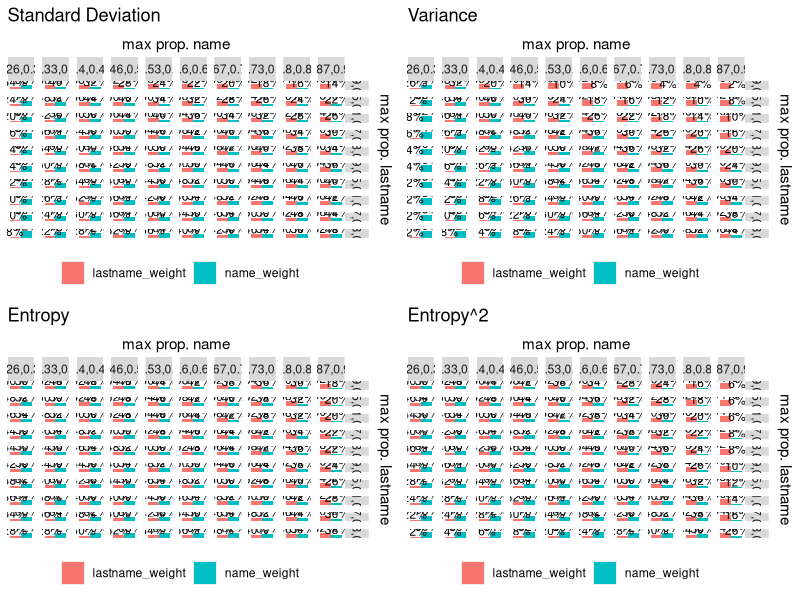
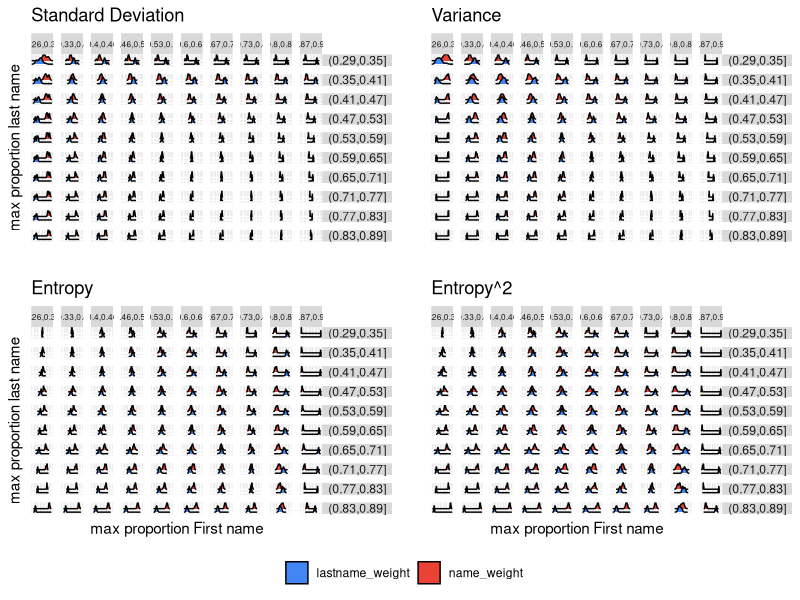
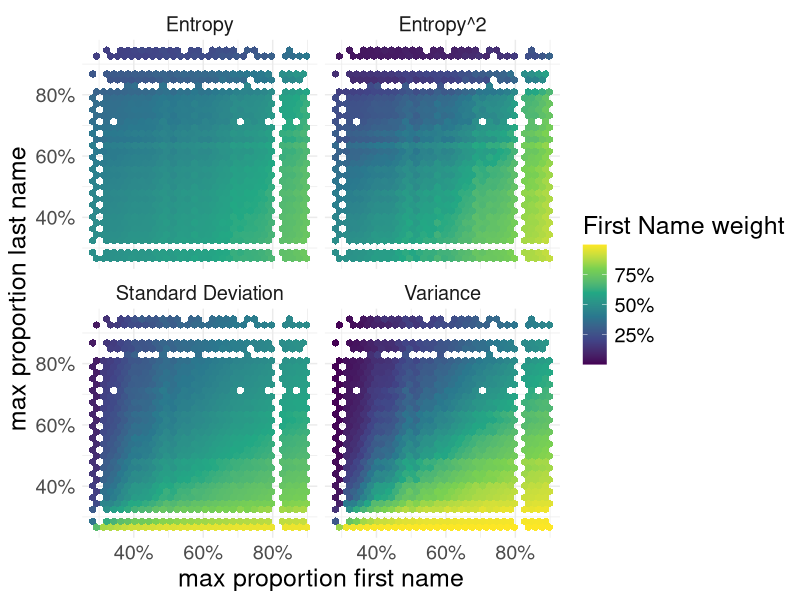
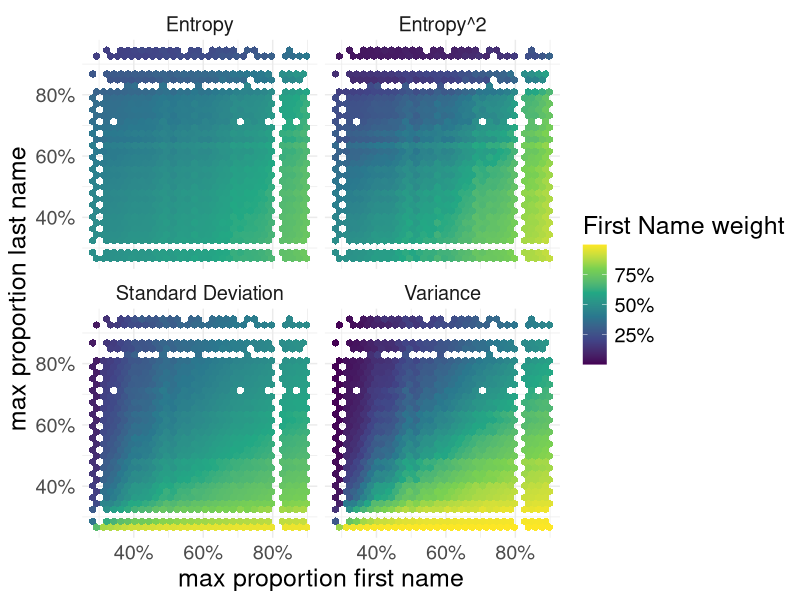

Reproduce these figures in R, in order.
## ---- chunk 1

knitr::opts_chunk$set(
  message = FALSE,warning = FALSE, fig.width = 6, fig.height = 6)
## ---- chunk 2
#library(e1071)  
library(MCMCpack)
library(tidyverse)
library(ggridges)
library(ggthemes)
library(gridExtra)
set.seed(1234)
## ---- chunk 3
weighting_scheme_sd <- function(name, lastname, exp = 1){
  
  name_sd <- sd(name)^exp
  lastname_sd <- sd(lastname)^exp
  
  total <- name_sd+lastname_sd
  
  if (total==0) {
    name_sd = lastname_sd =1
    total=2
  }
  
  name_weight <- name_sd/total
  lastname_weight <- lastname_sd/total
  
  c('name_weight'=name_weight,'lastname_weight'=lastname_weight)
}
## ---- chunk 4
entropy <- function(vec){
  vec<-vec[vec>0]
  -sum(vec * log2(vec))}
## ---- chunk 5
weighting_scheme_entropy <- function(name, lastname, exp=1){
  
  name_e <- entropy(name)^exp
  lastname_e <- entropy(lastname)^exp

  total <- name_e+lastname_e
  
  if (total==0) {
    name_e = lastname_e =1
    total=2
  }
  
  name_weight <- 1- name_e/total
  lastname_weight <- 1- lastname_e/total
  
  c('name_weight'=name_weight,'lastname_weight'=lastname_weight)
}
## ---- chunk 6
simulate_distributions <- function(){
  
  names <- rdirichlet(150,alpha = c(1,1,1,1)) 
  lastnames <- rdirichlet(150,alpha = c(1,1,1,1))
  
  simulations <- expand_grid(name_id=1:150,lastname_id=1:150) %>% 
    mutate(name_dist = map(name_id, ~ names[.x,]),
           lastname_dist = map(lastname_id, ~ lastnames[.x,]),
           name_max =  map(name_dist,max),
           lastname_max = map(lastname_dist,max)
           )
  simulations
}

calculate_weights <- function(simulations,type='sd', exp=1){
  
  
  if (type=='sd') {
    simulations <- simulations %>% 
      mutate(weights = map2(name_dist, lastname_dist,~weighting_scheme_sd(.x,.y,exp)))
  }
  if (type=='entropy') {
    simulations <- simulations %>% 
      mutate(weights = map2(name_dist, lastname_dist,~weighting_scheme_entropy(.x,.y,exp)))
  }
  
  simulations <- simulations %>% 
    unnest(cols = c(name_max,lastname_max,name_max,lastname_max)) %>% 
    arrange(name_max,lastname_max) %>% 
    unnest_wider(weights)
  
  simulations
}

plot_simulation <- function(simulations,title,plot_type='bar'){
  
  
  if (plot_type == 'bar') {
    
    plot <- simulations %>% 
      mutate(name_max = cut(name_max, 10,dig.lab=1),
             lastname_max = cut(lastname_max, 10,dig.lab=1)
      ) %>% 
      group_by(name_max, lastname_max) %>% 
      summarise(name_weight = mean(name_weight),
                lastname_weight = mean(lastname_weight)) %>% 
      pivot_longer(name_weight:lastname_weight) %>% 
      ggplot(aes(x=1,y=value,label=scales::percent(value,2), fill = name, group=name))+
      geom_col(position = 'dodge')+
      geom_text(position = position_dodge(width = 1), size=3,vjust = -0.1)+
      facet_grid(name_max~lastname_max)+
      labs(x='max prop. name',y='max prop. lastname', fill='', title = title)+
      scale_x_continuous(position = "top")+
      scale_y_continuous(position = "right",limits = c(0,1.2))+
      theme(legend.position = 'bottom',
            axis.text = element_blank(),
            axis.ticks = element_blank())
  }
  if (plot_type =='density') {
    
    plot <- simulations %>% 
      mutate(name_max = cut(name_max, 10,dig.lab=1),
             lastname_max = cut(lastname_max, 10,dig.lab=1)
      ) %>% 
      pivot_longer(name_weight:lastname_weight) %>% 
      ggplot(aes(x=value,y=name, fill = name, group=name))+
      geom_density_ridges()+
      facet_grid(name_max~lastname_max)+
      labs(x='max proportion First name',y='max proportion last name', fill='', title = title)+
      #scale_x_continuous(labels = scales::percent)+
      theme(legend.position = 'bottom',
            axis.text.y = element_blank(),
            axis.text.x = element_blank(),
            # axis.text.x = element_text(angle = 90),
            axis.ticks = element_blank(),
            strip.text.x = element_text(angle = 0, size = 6),
            strip.text.y = element_text(angle = 0))+
      scale_fill_gdocs()
  }
  if (plot_type == 'hex'){
    
    plot <- simulations %>% 
      ggplot(aes(x=name_max,y=lastname_max,z=name_weight))+
      stat_summary_hex(fun = function(x) mean(x),bins = 30)+
      labs(x='max prop. name',y='max prop. lastname', fill='Name weight', title = title)+
      scale_fill_continuous(type = 'viridis',labels = scales::percent)+
      theme_minimal()+
      theme(legend.position = 'bottom',
            axis.ticks = element_blank())
    
  }
  plot
}
## ---- chunk 7
weighted_distribution <- function(name, lastname,type='sd', exp=1){
  
  if (type=='sd') {
    weights <- weighting_scheme_sd(name, lastname,exp = exp)
  }
  
  if (type=='entropy') {
    weights <- weighting_scheme_entropy(name, lastname,exp = exp)
  }
  
  
  name*weights['name_weight'] + lastname*weights['lastname_weight']
}
## ---- chunk 8
name <- c(1,0,0,0)
lastname <- c(0.25, 0.25, 0.25,0.25)


weighting_scheme_sd(name, lastname) 
weighting_scheme_entropy(name, lastname) 
## ---- chunk 9
name <- c(0.25, 0.25, 0.25,0.25)
lastname <- c(0.25, 0.25, 0.25,0.25)

weighting_scheme_sd(name, lastname) 
weighting_scheme_entropy(name, lastname) 
## ---- chunk 10
name <- c(0.05, 0.05, 0.85,0.05)
lastname <- c(0.3,0.4,.1,.2)
## ---- chunk 11
#with sd
weighting_scheme_sd(name, lastname) 
weighted_distribution(name, lastname,type='sd')
## ---- chunk 12
#with variance
weighting_scheme_sd(name, lastname, exp = 2) 
weighted_distribution(name, lastname,type='sd', exp = 2)
## ---- chunk 13
#with entropy
weighting_scheme_entropy(name, lastname) 
weighted_distribution(name, lastname,type='entropy', exp = 1)

## ---- chunk 14
#with entropy^2
weighting_scheme_entropy(name, lastname, exp = 2) 
weighted_distribution(name, lastname,type='entropy', exp = 2)
## ---- chunk 15

simulated_names <- simulate_distributions()

weights_sd <- calculate_weights(simulated_names, type = 'sd',exp = 1)
weights_var <- calculate_weights(simulated_names, type = 'sd',exp = 2)

weights_entropy <- calculate_weights(simulated_names, type = 'entropy',exp = 1)
weights_entropy2 <- calculate_weights(simulated_names, type = 'entropy',exp = 2)
## ---- chunk 16
g_legend<-function(a.gplot){
  tmp <- ggplot_gtable(ggplot_build(a.gplot))
  leg <- which(sapply(tmp$grobs, function(x) x$name) == "guide-box")
  legend <- tmp$grobs[[leg]]
  return(legend)}
## ---- chunk 17
p1 <- plot_simulation(weights_sd,plot_type='bar',title = 'Standard Deviation')
p2 <- plot_simulation(weights_var,plot_type='bar',title = 'Variance')
p3 <- plot_simulation(weights_entropy,plot_type='bar',title = 'Entropy')
p4 <- plot_simulation(weights_entropy2,plot_type='bar',title = 'Entropy^2')

grid.arrange(p1,p2,p3,p4, nrow=2)
## ---- chunk 18
p1 <- plot_simulation(weights_sd,plot_type='density',title = 'Standard Deviation') + 
  theme(legend.position="bottom") +
  labs(x='')
p2 <- plot_simulation(weights_var,plot_type='density',title = 'Variance') + 
  theme(legend.position="none") +
  labs(x='', y ='')
p3 <- plot_simulation(weights_entropy,plot_type='density',title = 'Entropy')  + 
  theme(legend.position="none")
p4 <- plot_simulation(weights_entropy2,plot_type='density',title = 'Entropy^2')  + 
  theme(legend.position="none")+
  labs(y='')


mylegend<-g_legend(p1)

density_plot <- grid.arrange(arrangeGrob(p1 + theme(legend.position="none"),
                         p2, p3,p4, nrow=2),
             mylegend, nrow=2,heights=c(10, 1))

ggsave('../results/plots/density_plot_simulation.png', plot = density_plot, width = 12, height = 6, dpi = 300)

## ---- chunk 19

weights_sd %>% 
  mutate(type = 'Standard Deviation') %>% 
  bind_rows(weights_var %>% 
              mutate(type = 'Variance')) %>% 
  bind_rows(weights_entropy %>% 
              mutate(type = 'Entropy')) %>%
  bind_rows(weights_entropy2 %>% 
              mutate(type = 'Entropy^2')) %>% 
  ggplot(aes(x=name_max,y=lastname_max,z=name_weight))+
  stat_summary_hex(fun = function(x) mean(x),bins = 30)+
  labs(x='max proportion first name',y='max proportion last name', fill='First Name weight')+
  facet_wrap(.~ type)+
  scale_fill_continuous(type = 'viridis',labels = scales::percent)+
  theme_minimal()+
  scale_x_continuous(labels = scales::percent)+
  scale_y_continuous(labels = scales::percent)+
  theme(axis.ticks = element_blank(),
        text = element_text(size = 18))
ggsave('../results/plots/hex_plot_simulation.png', width = 12, height = 6, dpi = 300)
